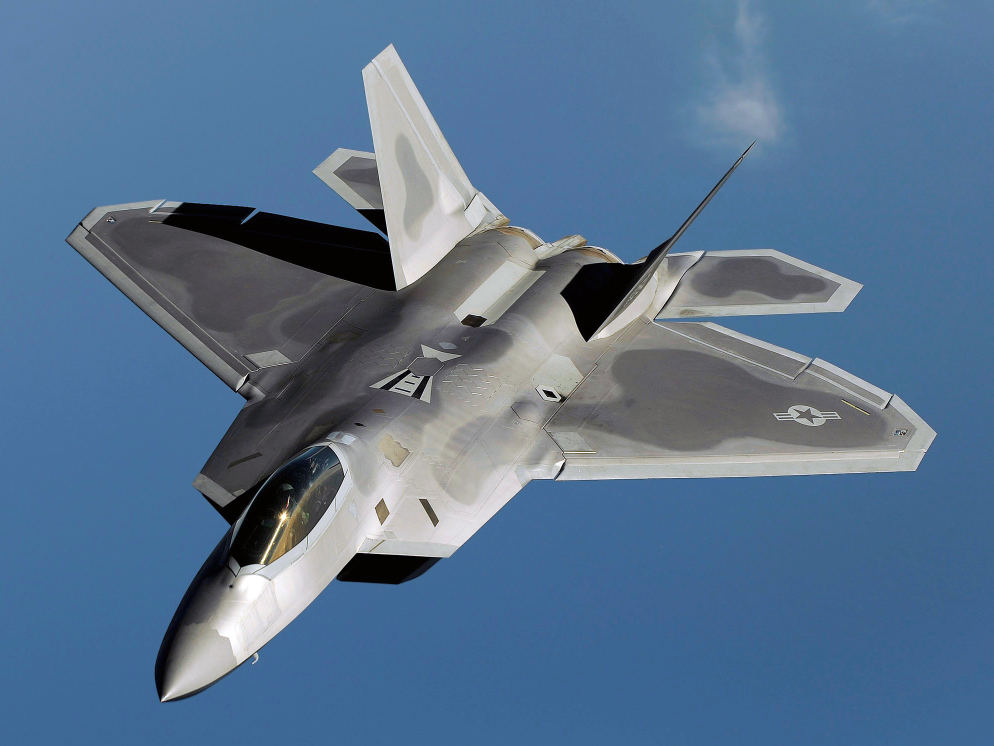
#> input picture F-22Raptor.jpg, 1988 x 1491 px (shown at 1/2 size)
$ python shape_text.py
#> lines starting #> are read from the running program, lines starting #| are printed output that depends on the picture
#> further down, im is the input picture: shape (1491, 1988, 3); mean B, G, R 143.6, 114.7, 87.3
import cv2
import numpy as np

def ResizeWithAspectRatio(image, width=None, height=None, inter=cv2.INTER_AREA):
#> called with width = 900, height = 1000, inter = 3
    dim = None
    (h, w) = image.shape[:2]
#> h = 1491; w = 1988

    if width is None and height is None:
        return image
    if width is None:
        r = height / float(h)
        dim = (int(w * r), height)
    else:
        r = width / float(w)
#> r = 0.453
        dim = (width, int(h * r))
#> dim = (900, 675)

    return cv2.resize(image, dim, interpolation=inter)
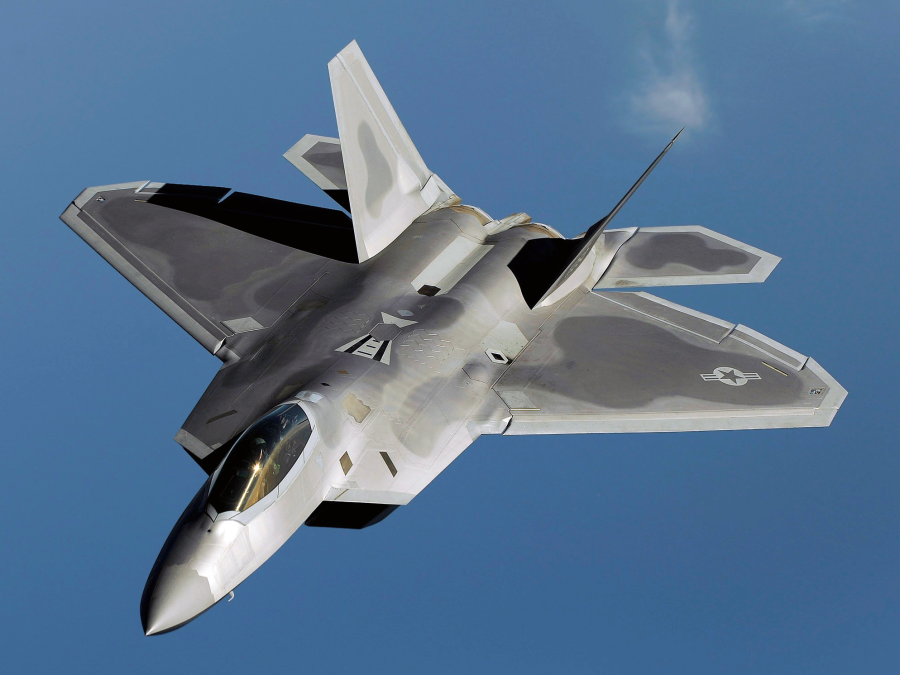
#> returned value: shape (675, 900, 3); mean of channels 0, 1, 2 143.6, 114.7, 87.3; drawn as B, G, R

im = cv2.imread('F-22Raptor.jpg', -1)
img = ResizeWithAspectRatio(im, width=900, height=1000)

print(img.shape)
#| (675, 900, 3)

# img = cv2.line(img, (250,400), (500,600), (255,0,0), 5)
img = cv2.arrowedLine(img, (100,400), (235,285), (0,0,255), 4)
font = cv2.FONT_HERSHEY_SIMPLEX
img = cv2.putText(img, 'Wing', (45,450), font, 1.3, (0,0,255), 4, cv2.LINE_AA)

img = cv2.circle(img, (370,160), 45, (0,255,0), 5)
img = cv2.arrowedLine(img, (230,60), (370,160), (0,255,255), 4)
img = cv2.putText(img, 'Vertical Stabilizer', (30,40), font, 1.3, (0,255,0), 4, cv2.LINE_AA)

img = cv2.rectangle(img, (300,285), (500,390), (0,255,0), 5)
img = cv2.arrowedLine(img, (600,500), (400,345), (0,0,255), 4)
img = cv2.putText(img, 'Fuselage', (490,540), font, 1.3, (0,180,255), 4, cv2.LINE_AA)

img = cv2.arrowedLine(img, (720,130), (700,245), (0,0,255), 4)
img = cv2.putText(img, 'Horizontal Stabilizer', (480,120), font, 1.3, (0,0,255), 4, cv2.LINE_AA)

img = cv2.arrowedLine(img, (180,130), (200,190), (0,0,255), 4)
img = cv2.putText(img, 'Aileron', (130,120), font, 1.3, (0,255,255), 4, cv2.LINE_AA)

img = cv2.arrowedLine(img, (520,40), (380,90), (0,0,0), 4)
img = cv2.putText(img, 'Rudder', (530,40), font, 1.3, (235,235,225), 4, cv2.LINE_AA)

img = cv2.arrowedLine(img, (770,210), (690,310), (0,100,0), 4)
img = cv2.putText(img, 'Flaps', (745,200), font, 1.3, (235,235,225), 4, cv2.LINE_AA)
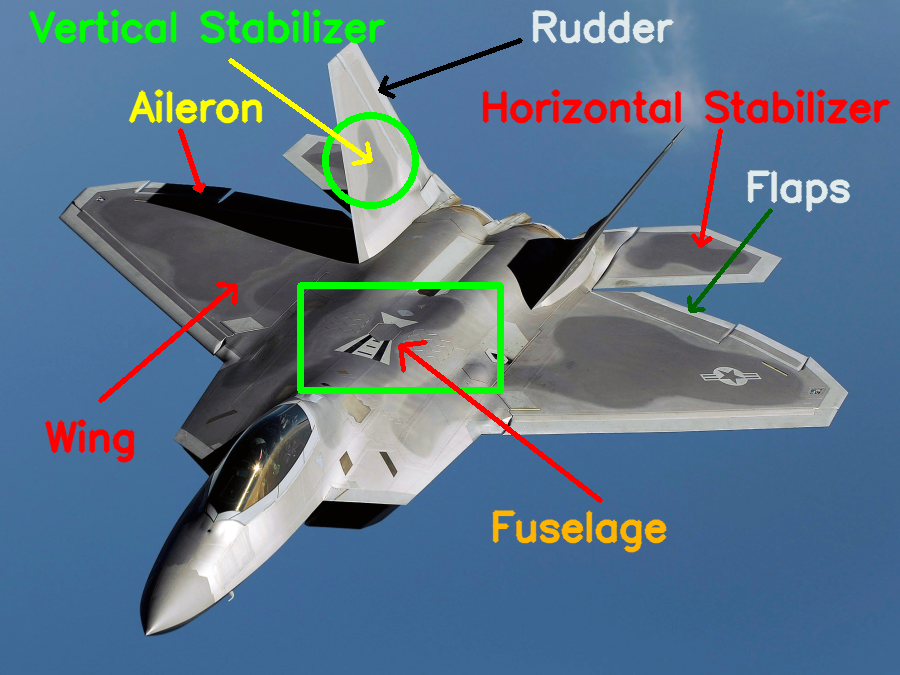
#> img: shape (675, 900, 3); mean B, G, R 137, 116.2, 90.3

cv2.imshow('F-22 Raptor', img)
cv2.waitKey(0)
cv2.imwrite('F-22_Raptor_details.jpg', img)
cv2.destroyAllWindows()
